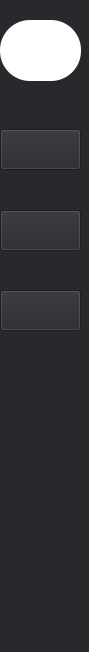
<?xml version="1.0" encoding="UTF-8"?>
<ui version="4.0">
 <class>leftw</class>
 <widget class="QWidget" name="leftw">
  <property name="geometry">
   <rect>
    <x>0</x>
    <y>0</y>
    <width>89</width>
    <height>652</height>
   </rect>
  </property>
  <property name="minimumSize">
   <size>
    <width>81</width>
    <height>651</height>
   </size>
  </property>
  <property name="windowTitle">
   <string>Form</string>
  </property>
  <property name="styleSheet">
   <string notr="true">background-color: rgb(40, 41, 45);</string>
  </property>
  <widget class="QWidget" name="widget_4" native="true">
   <property name="geometry">
    <rect>
     <x>0</x>
     <y>20</y>
     <width>81</width>
     <height>311</height>
    </rect>
   </property>
   <property name="styleSheet">
    <string notr="true"/>
   </property>
   <layout class="QVBoxLayout" name="verticalLayout_2">
    <item>
     <widget class="QWidget" name="widget_5" native="true">
      <property name="minimumSize">
       <size>
        <width>61</width>
        <height>61</height>
       </size>
      </property>
      <property name="styleSheet">
       <string notr="true">background-color: rgb(255, 255, 255);
border-radius:30px;
image: url(:/res/pic/天猫.png);</string>
      </property>
     </widget>
    </item>
    <item>
     <spacer name="verticalSpacer_4">
      <property name="orientation">
       <enum>Qt::Vertical</enum>
      </property>
      <property name="sizeHint" stdset="0">
       <size>
        <width>20</width>
        <height>42</height>
       </size>
      </property>
     </spacer>
    </item>
    <item>
     <widget class="QPushButton" name="btn_chat">
      <property name="minimumSize">
       <size>
        <width>51</width>
        <height>41</height>
       </size>
      </property>
      <property name="styleSheet">
       <string notr="true">image: url(:/res/pic/Chat.png);</string>
      </property>
      <property name="text">
       <string/>
      </property>
     </widget>
    </item>
    <item>
     <spacer name="verticalSpacer_5">
      <property name="orientation">
       <enum>Qt::Vertical</enum>
      </property>
      <property name="sizeHint" stdset="0">
       <size>
        <width>20</width>
        <height>15</height>
       </size>
      </property>
     </spacer>
    </item>
    <item>
     <widget class="QPushButton" name="btn_contact">
      <property name="minimumSize">
       <size>
        <width>51</width>
        <height>41</height>
       </size>
      </property>
      <property name="styleSheet">
       <string notr="true">image: url(:/res/pic/用户.png);</string>
      </property>
      <property name="text">
       <string/>
      </property>
     </widget>
    </item>
    <item>
     <spacer name="verticalSpacer_6">
      <property name="orientation">
       <enum>Qt::Vertical</enum>
      </property>
      <property name="sizeHint" stdset="0">
       <size>
        <width>20</width>
        <height>16</height>
       </size>
      </property>
     </spacer>
    </item>
    <item>
     <widget class="QPushButton" name="btn_settings">
      <property name="minimumSize">
       <size>
        <width>51</width>
        <height>41</height>
       </size>
      </property>
      <property name="styleSheet">
       <string notr="true">image: url(:/res/pic/3.1 设置.png);</string>
      </property>
      <property name="text">
       <string/>
      </property>
     </widget>
    </item>
   </layout>
  </widget>
 </widget>
 <resources/>
 <connections/>
</ui>
